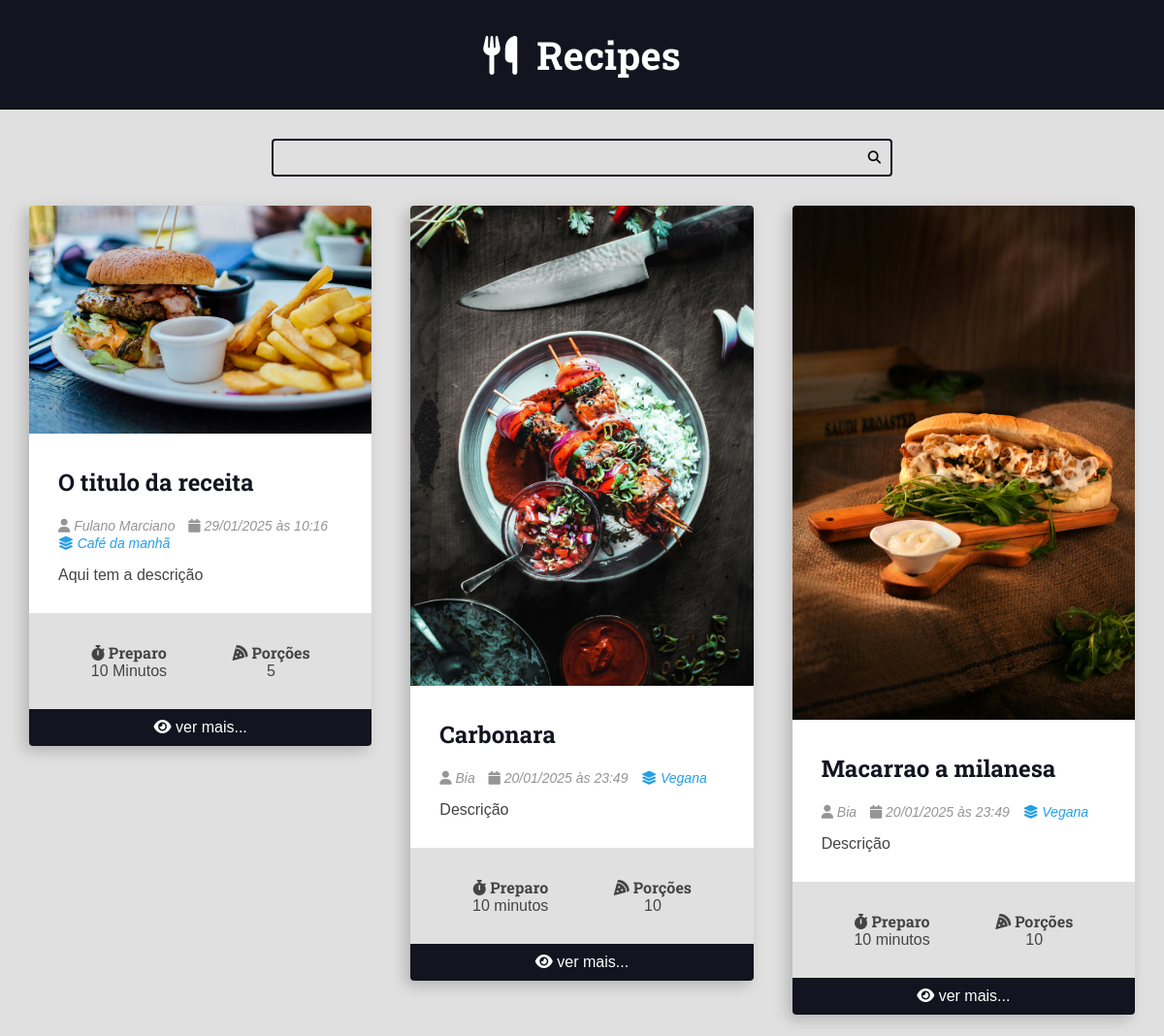
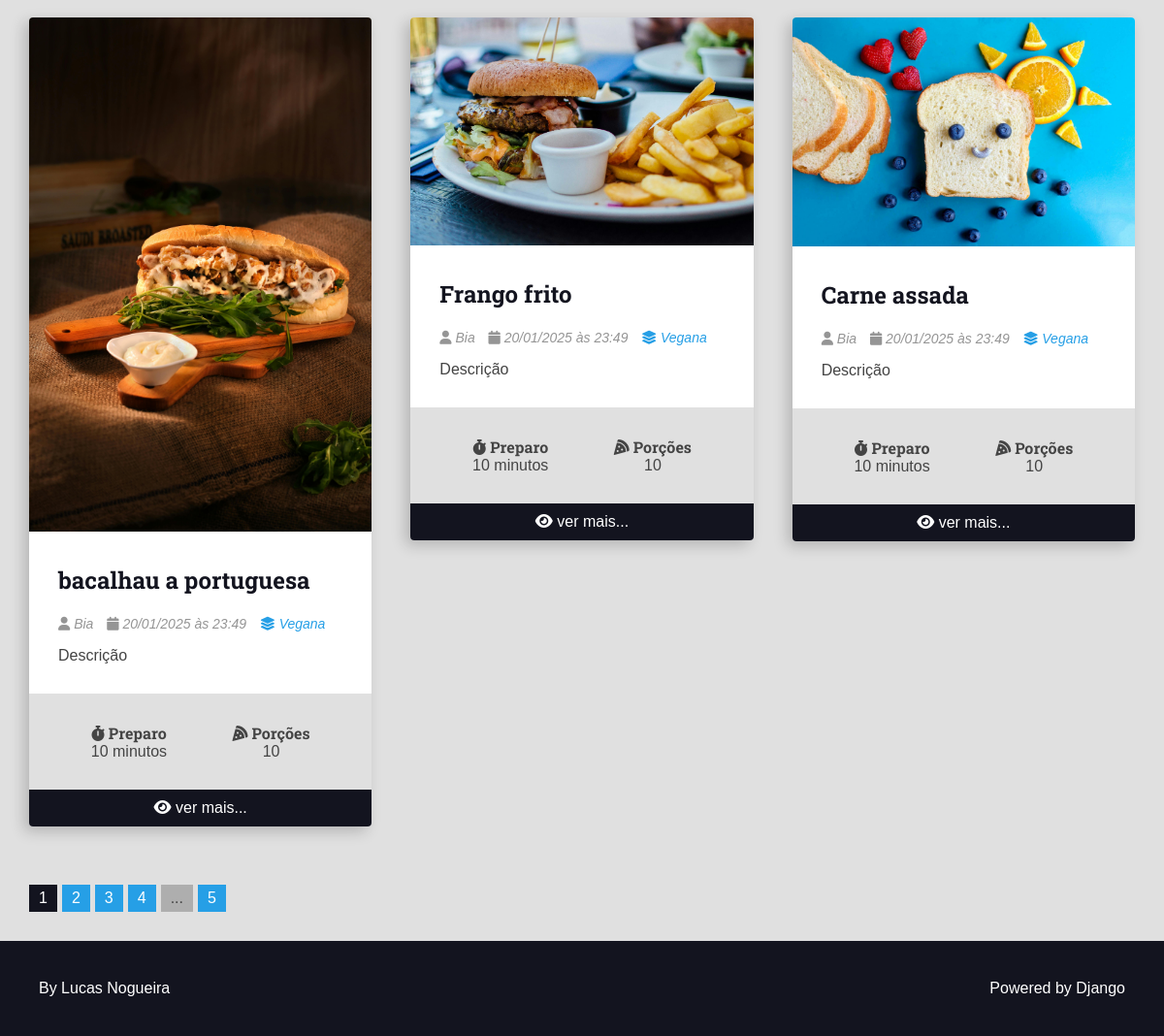
The app's page /, older data (2 pictures, top to bottom).
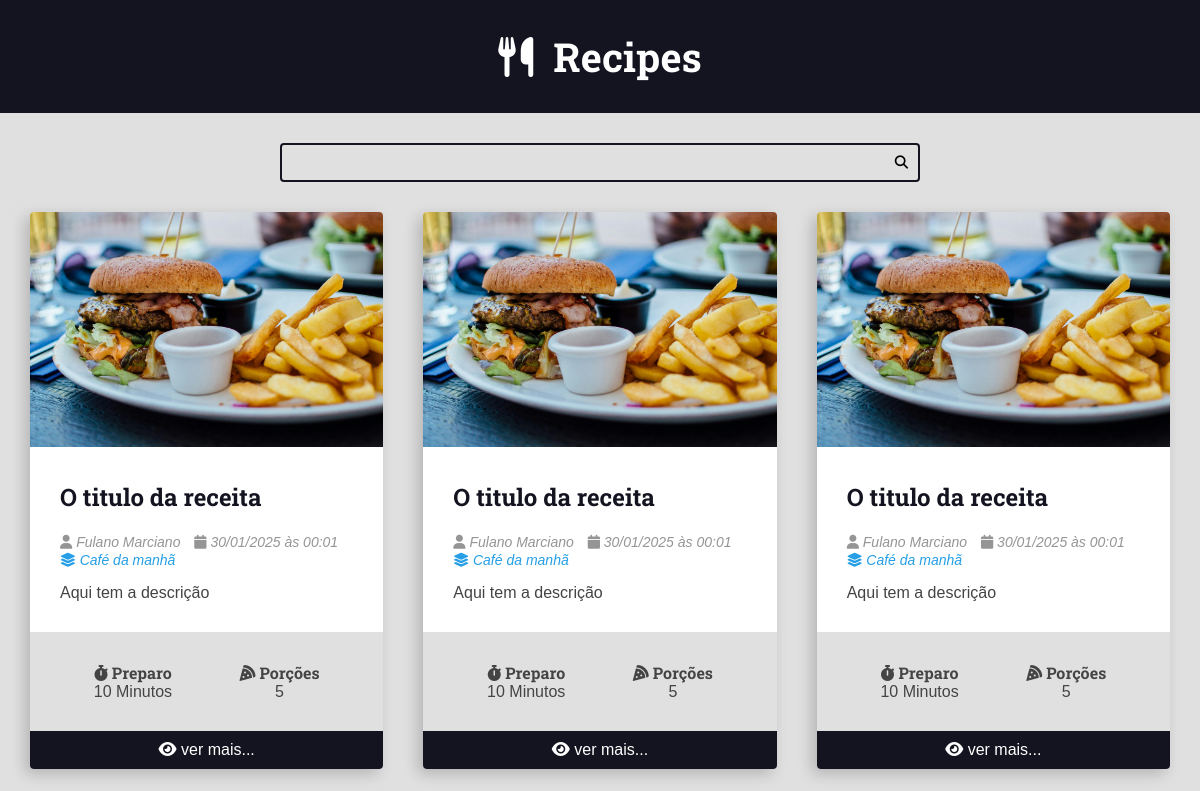
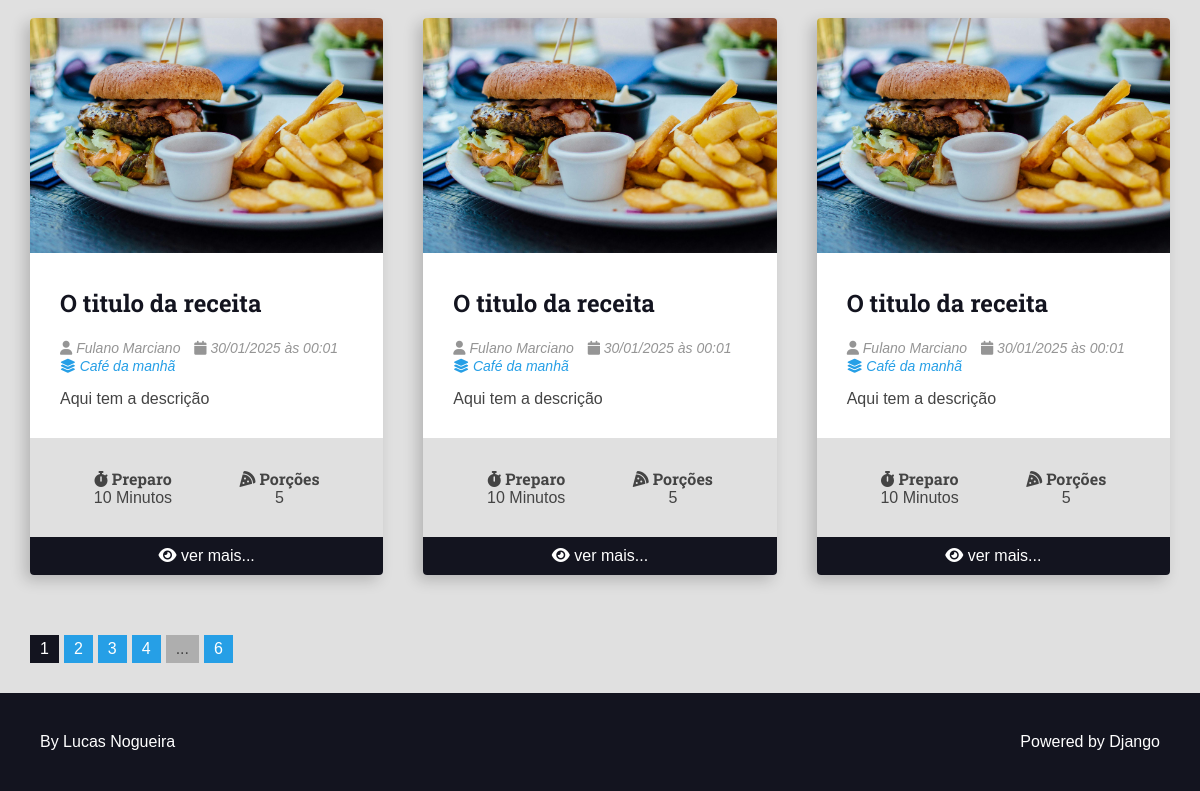
The same page, newer data (2 pictures, top to bottom).
### recipes/models.py (models this page shows, shortened)
class Recipe(models.Model):
    title = models.CharField(max_length=65) #VARCHAR
    description = models.CharField(max_length=165)
    slug = models.SlugField(unique=True) #slug
    preparation_time = models.IntegerField() #INT
    preparation_time_unit = models.CharField(max_length=65)
    servings = models.IntegerField()
    serving_unit = models.CharField(max_length=65)
    preparation_steps = models.TextField() #Tamanho livre
    preparation_steps_is_html = models.BooleanField(default=False)
    created_at = models.DateTimeField(auto_now_add=True) #auto_now_add faz com que no momento da criação pegue a data atual
    updated_at = models.DateTimeField(auto_now=True)
    is_published = models.BooleanField(default=False)
    cover = models.ImageField(upload_to='recipes/covers/%Y/%m/%d/', blank=True, default='')
    category = models.ForeignKey(Category, on_delete=models.SET_NULL, null=True, blank=True, default=None,) # Caso a categoria for apagada torna o campo nulo, o null permite que o campo seja nulo
    author = models.ForeignKey(User, on_delete=models.SET_NULL, null=True, blank=True, default=None)

class Category(models.Model):
    name = models.CharField(max_length=65)

### recipes/views.py (the view)
# urls.py: 2. Add a URL to urlpatterns:  path('', views.home, name='home')
def home(request):
    recipes= Recipe.objects.filter(is_published=True,).order_by('-id')
    page_obj, pagination_range = make_pagination(request,recipes, PER_PAGE)
    return render(request, 'recipes/pages/home.html', context={
        'recipes': page_obj,
        'pagination_range': pagination_range
        })

### utils/pagination.py (called while the page is built)
def make_pagination(request, queryset, per_page, qty_pages=4):
    try:
        current_page = int(request.GET.get('page', 1))
    except ValueError:
        current_page = 1
    paginator = Paginator(queryset, per_page)
    page_obj = paginator.get_page(current_page)
    pagination_range = make_pagination_range(
        paginator.page_range,
        qty_pages,
        current_page
    )
    return page_obj, pagination_range

### recipes/templates/recipes/pages/home.html (shortened to what this page needs)
{% extends 'global/base.html' %}
{% block content %}
    <div class="main-content main-content-list container">
        {% for recipe in recipes %}
                {%include "recipes/partials/recipe.html"%}
            {% empty %}
            <div class="center m-y">
                <h1>No Recipes Found Here</h1>
            </div>
        {% endfor %}
    </div>
{% endblock content %}

### recipes/templates/recipes/partials/recipe.html (shortened to what this page needs)
<div class="recipe recipe-list-item">
    {% if recipe.cover %}
    <div class="recipe-cover">
        <a href="{% url 'recipes:recipe' recipe.id%}">
        <img src="{{recipe.cover.url}}" alt="temp">
        </a>
    </div>
    {% endif %}
    <div class="recipe-title-container">
        <h2 class="recipe-title">
            <a href="{% url 'recipes:recipe' recipe.id %}">
        {{recipe.title}}
            </a>
        </h2>
    </div>
    <div class="recipe-author">
        {% if recipe.author is not None %}
            <span class="recipe-author-item">
                <i class="fas fa-user"></i>
                {% if recipe.author.first_name %}
                    {{recipe.author.first_name}} {{recipe.author.last_name}}
                {% else %}
                    {{ recipe.author.username}}
                {% endif %}
            </span>
        {% endif %}
        <span class="recipe-author-item">
            <i class="fas fa-calendar alt"></i>
            {{ recipe.created_at|date:"d/m/Y" }} às {{ recipe.created_at|date:"H:i" }}
        </span>
        {% if recipe.category is not None %}
            <span class="recipe-author-item">
                <a href=" {% url 'recipes:category' recipe.category.id %}">
                    <i class="fas fa-layer-group"></i>
                    <span>{{recipe.category.name}}</span>
                </a>
            </span>
        {% endif %}
    </div>
    <div class="recipe-content">
        <p>{{recipe.description}}</p>
    </div>
    <div class="recipe-meta-container">
        <div class="recipe-meta recipe-preparation">
            <h3 class="recipe-meta-title"><i class="fas fa-stopwatch"></i> Preparo</h3>
            <div class="recipe-meta-text">
                {{recipe.preparation_time}} {{recipe.preparation_time_unit}}
            </div>
        </div>
        <div class="recipe-meta recipe-servings">
            <h3 class="recipe-meta-title"><i class="fas fa-pizza-slice"></i> Porções</h3>
            <div class="recipe-meta-text">
                {{recipe.servings}} {{recipe.servings_unit}}
            </div>
        </div>
    </div>
    {% if not is_detail_page %}
    <footer class="recipe-footer">
        <a class="recipe-read-more button button-dark button-full-width" href="{% url 'recipes:recipe' recipe.id %}">
            <i class="fas fa-eye"></i>
            <span>ver mais...</span>
        </a>
    </footer>
    {% endif %}
</div>

Row changes from the older to the newer data that the page shows:
no longer on this page (row unchanged): Recipe: cover (picture), title "O titulo da receita", author.first_name "Fulano", author.last_name "Marciano", created_at "29/01/2025", created_at "10:16", category.name "Café da manhã", description "Aqui tem a descrição", preparation_time "10", preparation_time_unit "Minutos", servings "5"
no longer on this page (row unchanged): Recipe: cover (picture), title "Carbonara", author.username "Bia", created_at "20/01/2025", created_at "23:49", category.name "Vegana", description "Descrição", preparation_time "10", preparation_time_unit "minutos", servings "10"
no longer on this page (row unchanged): Recipe: cover (picture), title "Macarrao a milanesa", author.username "Bia", created_at "20/01/2025", created_at "23:49", category.name "Vegana", description "Descrição", preparation_time "10", preparation_time_unit "minutos", servings "10"
no longer on this page (row unchanged): Recipe: cover (picture), title "bacalhau a portuguesa", author.username "Bia", created_at "20/01/2025", created_at "23:49", category.name "Vegana", description "Descrição", preparation_time "10", preparation_time_unit "minutos", servings "10"
no longer on this page (row unchanged): Recipe: cover (picture), title "Frango frito", author.username "Bia", created_at "20/01/2025", created_at "23:49", category.name "Vegana", description "Descrição", preparation_time "10", preparation_time_unit "minutos", servings "10"
no longer on this page (row unchanged): Recipe: cover (picture), title "Carne assada", author.username "Bia", created_at "20/01/2025", created_at "23:49", category.name "Vegana", description "Descrição", preparation_time "10", preparation_time_unit "minutos", servings "10"
added Recipe: cover (picture), title "O titulo da receita", author.first_name "Fulano", author.last_name "Marciano", created_at "30/01/2025", created_at "00:01", category.name "Café da manhã", description "Aqui tem a descrição", preparation_time "10", preparation_time_unit "Minutos", servings "5"
added Recipe: cover (picture), title "O titulo da receita", author.first_name "Fulano", author.last_name "Marciano", created_at "30/01/2025", created_at "00:01", category.name "Café da manhã", description "Aqui tem a descrição", preparation_time "10", preparation_time_unit "Minutos", servings "5"
added Recipe: cover (picture), title "O titulo da receita", author.first_name "Fulano", author.last_name "Marciano", created_at "30/01/2025", created_at "00:01", category.name "Café da manhã", description "Aqui tem a descrição", preparation_time "10", preparation_time_unit "Minutos", servings "5"
added Recipe: cover (picture), title "O titulo da receita", author.first_name "Fulano", author.last_name "Marciano", created_at "30/01/2025", created_at "00:01", category.name "Café da manhã", description "Aqui tem a descrição", preparation_time "10", preparation_time_unit "Minutos", servings "5"
added Recipe: cover (picture), title "O titulo da receita", author.first_name "Fulano", author.last_name "Marciano", created_at "30/01/2025", created_at "00:01", category.name "Café da manhã", description "Aqui tem a descrição", preparation_time "10", preparation_time_unit "Minutos", servings "5"
added Recipe: cover (picture), title "O titulo da receita", author.first_name "Fulano", author.last_name "Marciano", created_at "30/01/2025", created_at "00:01", category.name "Café da manhã", description "Aqui tem a descrição", preparation_time "10", preparation_time_unit "Minutos", servings "5"
Text that changed along with them:
{{ pagination_range.total_pages }}: "5" → "6"
